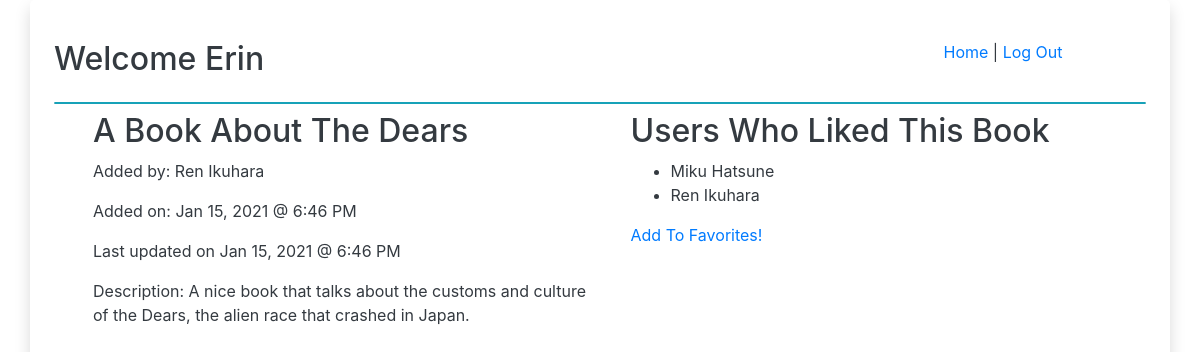
Screenshot of /book/2 (signed in) with the database file from the repository.
### Favorite_Books/models.py (models this page shows)
class Users(models.Model):
    first_name = models.CharField(max_length = 100)
    last_name = models.CharField(max_length = 100)
    email = models.EmailField()
    password = models.CharField(max_length = 255)
    created_at = models.DateTimeField(auto_now_add = True)
    updated_at = models.DateTimeField(auto_now = True)
    objects = ValidationTest()

class Books(models.Model):
    title = models.CharField(max_length = 255)
    description = models.TextField()
    created_at = models.DateTimeField(auto_now_add = True)
    updated_at = models.DateTimeField(auto_now = True)
    uploaded_by = models.ForeignKey(
        Users,
        related_name = "books_added",
        on_delete = CASCADE
    )
    users_who_fav = models.ManyToManyField(
        Users,
        related_name = "fav_books",
    )

### Favorite_Books/views.py (the view)
# urls.py: path('book/<bookid>', views.view_book, name = 'view_book'),
def view_book(request, bookid):
    this_book = Books.objects.get(id = bookid)
    this_user = Users.objects.get(id = request.session['userid'])
    context = {
            'book': this_book,
            'loggedinuser': this_user,
            'pagetitle': this_book.title
        }
    if this_book.uploaded_by.id == this_user.id:
        return render(request, 'html/edit_book_info.html', context)
    else:
        return render(request, 'html/view_book_info.html', context)

### Favorite_Books/templates/html/view_book_info.html (shortened to what this page needs)
{% extends "html/base.html" %}
{% block content %}
<div class="row ml-3 p-2">
    <div class="col-6">
        <h2>{{ book.title }}</h2>
        <p>Added by: {{ book.uploaded_by.first_name }} {{ book.uploaded_by.last_name }}</p>
        <p>Added on: {{ book.created_at|date:"M j, Y @ g:i A" }}</p>
        <p>Last updated on {{ book.updated_at|date:"M j, Y @ g:i A" }}</p>
        <p>Description: {{ book.description }}</p>
    </div>
    <div class="col-6">
        <h2>Users Who Liked This Book</h2>
        <ul>
            {% for userobj in book.users_who_fav.all %}
            <li>{{ userobj.first_name }} {{ userobj.last_name }}
            </li>
            {% endfor %}
        </ul>
        <p><a href="{% url 'fav_book' book.id %}">Add To Favorites!</a></p>
    </div>
</div>
{% endblock content %}

### Favorite_Books/templates/html/base.html (shortened to what this page needs)
{% load static %}
<!DOCTYPE html>
<html lang="en">
<head>
    <link rel="stylesheet" href="https://stackpath.bootstrapcdn.com/bootstrap/4.3.1/css/bootstrap.min.css">
</head>
<body>
    <div class="p-4 container rounded-lg shadow bg-gradient-light text-dark">
        <div class="row mt-3 mb-3">
            <div class="mr-5 col-9">
                <h2>Welcome {{ loggedinuser.first_name }}</h2>
            </div>
            <div class="col-2">
                <a href="{% url 'all_books' %}">Home</a> | <a href="{% url 'logout' %}">Log Out</a>
            </div>
        </div>
        <div class="w-100 h-3 bg-dark border border-info rounded"></div>
        {% block content %}
        {% endblock content %}
    </div>
</body>
</html>

### rows the page displays
Users: first_name "Erin"
Books: title "A Book About The Dears", uploaded_by.first_name "Ren", uploaded_by.last_name "Ikuhara", created_at "Jan 15, 2021 @ 6:46 PM", updated_at "Jan 15, 2021 @ 6:46 PM", description "A nice book that talks about the customs and culture of the Dears, the alien race that crashed in Japan."
Users: first_name "Miku", last_name "Hatsune"
Users: first_name "Ren", last_name "Ikuhara"
